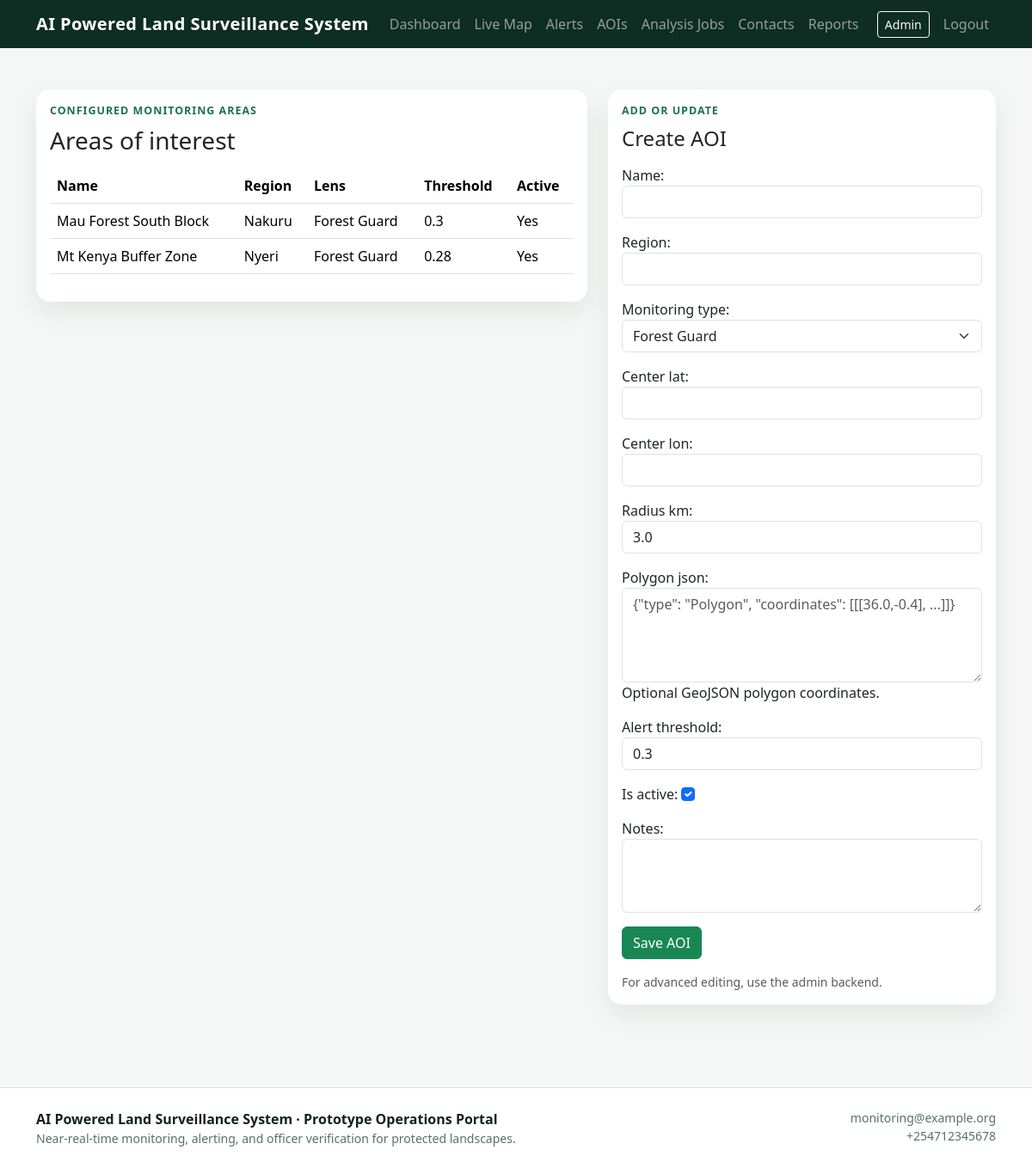
The app's page /aois/ (signed in) with its own data.
### core/models.py (models this page shows, shortened)
class SiteConfiguration(models.Model):
    site_title = models.CharField(max_length=160, default='AI Powered Land Surveillance System')
    tagline = models.CharField(max_length=255, default='Near-real-time environmental monitoring, alerting, and officer verification.')
    hero_title = models.CharField(max_length=255, default='Protect forests with faster digital intelligence')
    hero_text = models.TextField(default='Monitor protected areas, run automated scans, review georeferenced alerts, and notify field teams through one operations portal.')
    hero_image_url = models.URLField(blank=True, default='https://images.unsplash.com/photo-1441974231531-c6227db76b6e?auto=format&fit=crop&w=1600&q=80')
    dashboard_image_url = models.URLField(blank=True, default='https://images.unsplash.com/photo-1500530855697-b586d89ba3ee?auto=format&fit=crop&w=1200&q=80')
    field_image_url = models.URLField(blank=True, default='https://images.unsplash.com/photo-1473773508845-188df298d2d1?auto=format&fit=crop&w=1200&q=80')
    operations_email = models.EmailField(blank=True, default='ops@example.com')
    operations_phone = models.CharField(max_length=40, blank=True, default='+254700000000')
    footer_text = models.CharField(max_length=255, default='AI Powered Land Surveillance System')
    updated_at = models.DateTimeField(auto_now=True)
    class Meta:
        verbose_name = 'Site configuration'
        verbose_name_plural = 'Site configuration'

class AOI(models.Model):
    FOREST = 'forest'
    WATER = 'water'
    AGRI = 'agri'
    MONITORING_CHOICES = [
        (FOREST, 'Forest Guard'),
        (WATER, 'Water Guard'),
        (AGRI, 'Agri Guard'),
    ]
    name = models.CharField(max_length=120)
    region = models.CharField(max_length=120, blank=True)
    monitoring_type = models.CharField(max_length=20, choices=MONITORING_CHOICES, default=FOREST)
    center_lat = models.FloatField()
    center_lon = models.FloatField()
    radius_km = models.FloatField(default=3.0)
    polygon_json = models.TextField(blank=True, help_text='Optional GeoJSON polygon coordinates.')
    alert_threshold = models.FloatField(default=0.30)
    is_active = models.BooleanField(default=True)
    notes = models.TextField(blank=True)
    created_at = models.DateTimeField(auto_now_add=True)
    class Meta:
        ordering = ['name']

### core/views.py (the view)
# urls.py: path('aois/', views.aois, name='aois'),
@login_required
def aois(request):
    if request.method == 'POST':
        form = AOIForm(request.POST)
        if form.is_valid():
            form.save()
            messages.success(request, 'AOI saved.')
            return redirect('aois')
    else:
        form = AOIForm()
    return render(request, 'core/aois.html', {'aois': AOI.objects.all(), 'form': form})

### core/forms.py
class AOIForm(forms.ModelForm):
    class Meta:
        model = AOI
        fields = ['name', 'region', 'monitoring_type', 'center_lat', 'center_lon', 'radius_km', 'polygon_json', 'alert_threshold', 'is_active', 'notes']
        widgets = {
            'name': forms.TextInput(attrs={'class': 'form-control'}),
            'region': forms.TextInput(attrs={'class': 'form-control'}),
            'monitoring_type': forms.Select(attrs={'class': 'form-select'}),
            'center_lat': forms.NumberInput(attrs={'class': 'form-control', 'step': '0.000001'}),
            'center_lon': forms.NumberInput(attrs={'class': 'form-control', 'step': '0.000001'}),
            'radius_km': forms.NumberInput(attrs={'class': 'form-control', 'step': '0.1'}),
            'polygon_json': forms.Textarea(attrs={'class': 'form-control', 'rows': 4, 'placeholder': '{"type": "Polygon", "coordinates": [[[36.0,-0.4], ...]]}'}),
            'alert_threshold': forms.NumberInput(attrs={'class': 'form-control', 'step': '0.01'}),
            'is_active': forms.CheckboxInput(attrs={'class': 'form-check-input'}),
            'notes': forms.Textarea(attrs={'class': 'form-control', 'rows': 3}),
        }

### core/context_processors.py (called while the page is built)
def site_configuration(request):
    config = SiteConfiguration.objects.order_by('id').first()
    return {'site_config': config}

### core/templates/core/aois.html (shortened to what this page needs)
{% extends 'core/base.html' %}
{% block content %}
<div class="row g-4">
  <div class="col-lg-7">
    <div class="card card-soft"><div class="card-body"><div class="section-label mb-2">Configured monitoring areas</div><h1 class="h3">Areas of interest</h1><div class="table-responsive mt-3"><table class="table align-middle"><thead><tr><th>Name</th><th>Region</th><th>Lens</th><th>Threshold</th><th>Active</th></tr></thead><tbody>{% for aoi in aois %}<tr><td>{{ aoi.name }}</td><td>{{ aoi.region }}</td><td>{{ aoi.get_monitoring_type_display }}</td><td>{{ aoi.alert_threshold }}</td><td>{% if aoi.is_active %}Yes{% else %}No{% endif %}</td></tr>{% empty %}<tr><td colspan="5" class="text-muted">No AOIs yet.</td></tr>{% endfor %}</tbody></table></div></div></div>
  </div>
  <div class="col-lg-5">
    <div class="card card-soft"><div class="card-body form-shell"><div class="section-label mb-2">Add or update</div><h2 class="h4">Create AOI</h2><form method="post" class="mt-3">{% csrf_token %}{{ form.as_p }}<button class="btn btn-success">Save AOI</button></form><div class="small text-muted mt-3">For advanced editing, use the admin backend.</div></div></div>
  </div>
</div>
{% endblock %}

### core/templates/core/base.html (shortened to what this page needs)
{% load static %}
<!doctype html>
<html lang="en">
<head>
    <link href="https://cdn.jsdelivr.net/npm/bootstrap@5.3.3/dist/css/bootstrap.min.css" rel="stylesheet">
    <link rel="stylesheet" href="https://unpkg.com/leaflet@1.9.4/dist/leaflet.css">
    <link rel="stylesheet" href="{% static 'css/styles.css' %}">
</head>
<body>
<nav class="navbar navbar-expand-lg navbar-dark" style="background:#0f2e23;">
  <div class="container">
    <a class="navbar-brand fw-bold" href="{% url 'home' %}">{{ site_config.site_title|default:'AI Land Surveillance' }}</a>
    <div class="collapse navbar-collapse" id="navMenu">
      <ul class="navbar-nav me-auto mb-2 mb-lg-0">
        <li class="nav-item"><a class="nav-link" href="{% url 'dashboard' %}">Dashboard</a></li>
        <li class="nav-item"><a class="nav-link" href="{% url 'live_map' %}">Live Map</a></li>
        <li class="nav-item"><a class="nav-link" href="{% url 'alerts' %}">Alerts</a></li>
        <li class="nav-item"><a class="nav-link" href="{% url 'aois' %}">AOIs</a></li>
        <li class="nav-item"><a class="nav-link" href="{% url 'analysis_jobs' %}">Analysis Jobs</a></li>
        <li class="nav-item"><a class="nav-link" href="{% url 'contacts' %}">Contacts</a></li>
        <li class="nav-item"><a class="nav-link" href="{% url 'reports' %}">Reports</a></li>
      </ul>
      <ul class="navbar-nav align-items-lg-center gap-lg-2">
        {% if request.user.is_authenticated %}
          <li class="nav-item"><a class="btn btn-sm btn-outline-light" href="{% url 'admin:index' %}">Admin</a></li>
          <li class="nav-item"><a class="nav-link" href="{% url 'logout' %}">Logout</a></li>
        {% else %}
          <li class="nav-item"><a class="btn btn-sm btn-success" href="{% url 'login' %}">Login</a></li>
        {% endif %}
      </ul>
    </div>
  </div>
</nav>
<main class="container py-4 py-lg-5">
  {% block content %}{% endblock %}
</main>
<footer class="border-top bg-white py-4 mt-5">
  <div class="container d-flex flex-column flex-lg-row justify-content-between gap-3">
    <div>
      <div class="fw-semibold">{{ site_config.footer_text|default:'AI Powered Land Surveillance System' }}</div>
      <div class="footer-note small">{{ site_config.tagline }}</div>
    </div>
    <div class="text-lg-end small footer-note">
      <div>{{ site_config.operations_email }}</div>
      <div>{{ site_config.operations_phone }}</div>
    </div>
  </div>
</footer>
</body>
</html>

### static/css/styles.css (style rules this page uses)
:root { --brand-1: #0f5132; --brand-2: #1f6f54; --brand-3: #d7f4e4; --ink: #10231b; }
body { background: #f4f7f5; color: var(--ink); }
.navbar-brand { letter-spacing: .02em; }
.card-soft { border: 0; border-radius: 1rem; box-shadow: 0 12px 30px rgba(16,35,27,.08); }
.section-label { font-size: .78rem; letter-spacing: .08em; text-transform: uppercase; color: var(--brand-2); font-weight: 700; }
.table thead th { white-space: nowrap; }
.footer-note { color: #587166; }
.form-shell { position: sticky; top: 1rem; }

### records on screen
SiteConfiguration: site_title "AI Powered Land Surveillance System", footer_text "AI Powered Land Surveillance System · Prototype Operations Portal", tagline "Near-real-time monitoring, alerting, and officer verification for protected landscapes.", operations_email "monitoring@example.org", operations_phone "+254712345678"
AOI: name "Mau Forest South Block", region "Nakuru", monitoring_type "Forest Guard", alert_threshold "0.3", is_active "Yes"
AOI: name "Mt Kenya Buffer Zone", region "Nyeri", monitoring_type "Forest Guard", alert_threshold "0.28", is_active "Yes"
